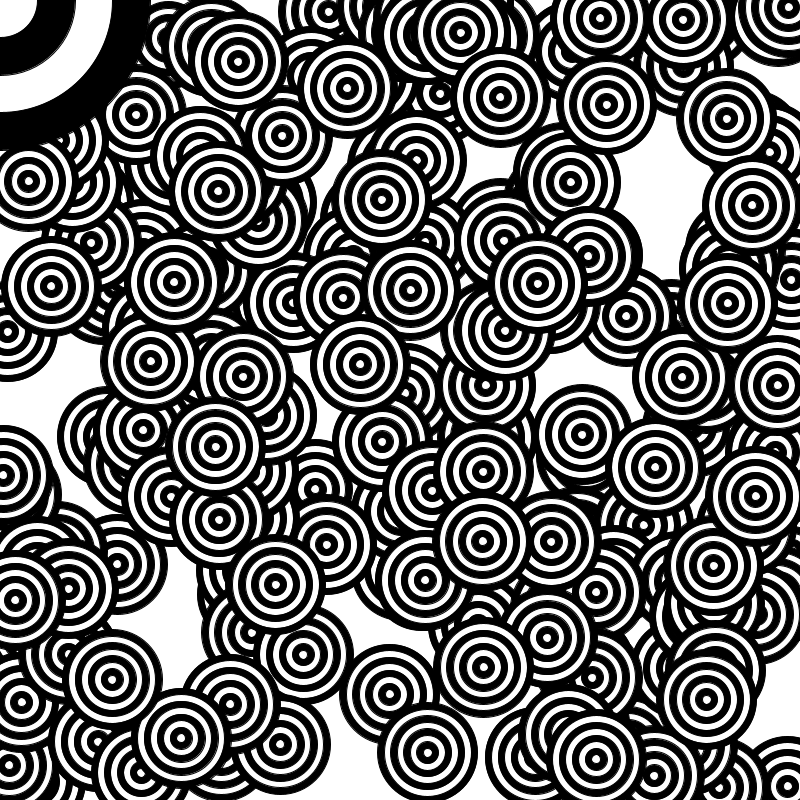
Frame 1 (no input)
Frame 60 (the mouse pressed at the canvas centre just before this capture): identical to frame 1, image omitted
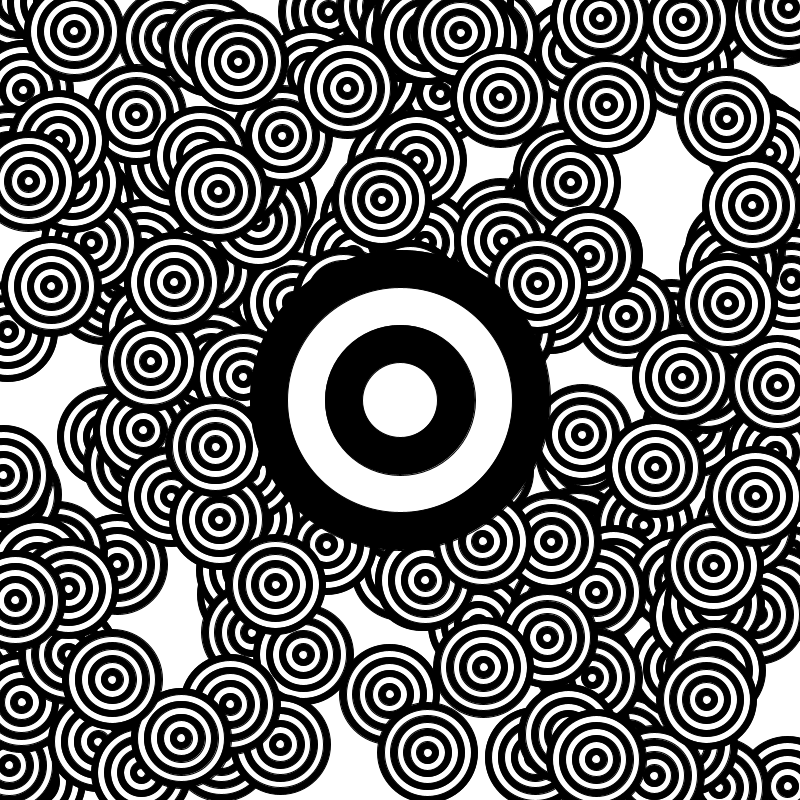
Frame 120 (the mouse held since frame 60 and released just before this capture)

The Processing sketch that drew these frames (run headless with seeded random() and noise(); from frame 60 on, the mouse is pressed at the canvas centre):

// Processing sketch: ejercicio_2
// ── ejercicio_2.pde
void setup() {

  size(800, 800);
  noCursor();
}

void draw() {
  randomSeed(0);
  background(255);
  for (int j = 0; j < 200; j++) {
    dibujarBlanco(random(width), random(height), 100, 8);
  }

  dibujarBlanco(mouseX, mouseY, 300, 4);
}

// ── funcion_blanco.pde

void dibujarBlanco(float x, float y, float diam, int anillos) {

  boolean negro = true;  
  for (int i = int(diam); i > 0; i -= diam/anillos) {
    if (negro) {
      fill(0);
    } else {
      fill(255);
    }
    ellipse(x, y, i, i);
    negro = !negro;
    //if(negro == true){
    //  negro = false;
    //}else if(negro == false){
    //  negro = true;
    //}
  }
}
